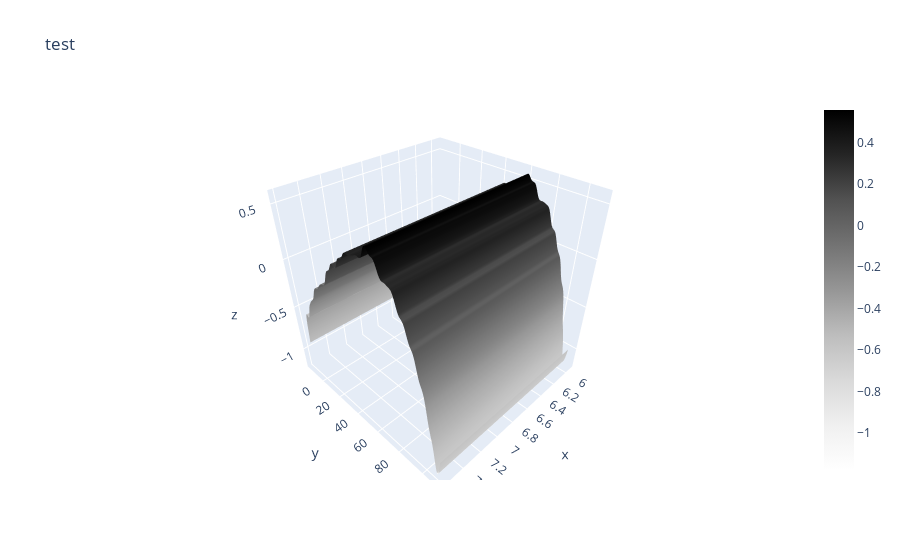

The notebook cell saved with this chart:
### Code cell
# Graphing the filtered flattened surface with plotly
print('plotting the last one')
fig = go.Figure(data=go.Surface(x=xseggrid[i],y=yseggrid[i],z=sollast_FT_filtered_IFT_real, colorscale="greys"))
fig.update_layout(scene = dict(
            xaxis_title='x',
            yaxis_title='y',
            zaxis_title='z'),
            title='test')

### Figure 1 — Plotly figure (JSON) as saved in the notebook; plotly's stock layout.template omitted (floating-point values rounded to 4 significant figures; data arrays with more than 128 entries replaced by an {"elided": "..."} marker saying what was removed)
{"data": [{"colorscale": [[0, "rgb(255,255,255)"], [0.125, "rgb(240,240,240)"], [0.25, "rgb(217,217,217)"], [0.375, "rgb(189,189,189)"], [0.5, "rgb(150,150,150)"], [0.625, "rgb(115,115,115)"], [0.75, "rgb(82,82,82)"], [0.875, "rgb(37,37,37)"], [1, "rgb(0,0,0)"]], "type": "surface", "x": {"elided": "229x4 float values"}, "y": {"elided": "229x4 float values"}, "z": {"elided": "229x4 float values"}}], "layout": {"scene": {"xaxis": {"title": {"text": "x"}}, "yaxis": {"title": {"text": "y"}}, "zaxis": {"title": {"text": "z"}}}, "title": {"text": "test"}}}
